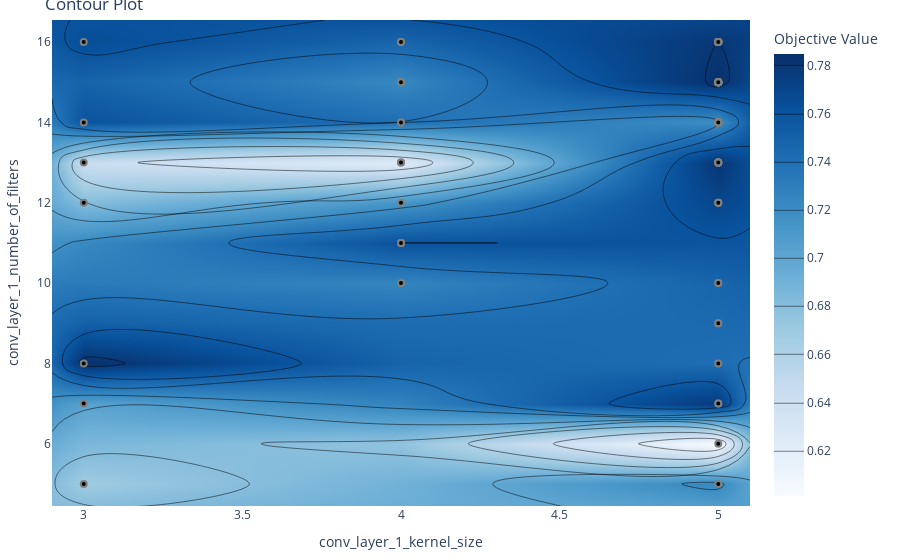

The code cell stored with this chart in its notebook:
### Code cell
fig = optuna.visualization.plot_contour(
    loaded_study,
    params=[
        # 'padding_global',
        # 'total_conv_layers',
        # 'conv_layer_0_number_of_filters',
        # 'conv_layer_0_kernel_size',
        # 'conv_layer_0_pool_size',
        # 'conv_layer_0_strides',
        'conv_layer_1_number_of_filters',
        'conv_layer_1_kernel_size',
        # 'conv_layer_1_pool_size',
        # 'conv_layer_1_strides',
        # 'conv_layer_2_number_of_filters',
        # 'conv_layer_2_kernel_size',
        # 'conv_layer_2_pool_size',
        # 'conv_layer_2_strides',
        # 'total_dense_layers',
        # 'dense_layer_0_dense_units',
        # 'dense_layer_1_dense_units',
    ],
)
fig.update_layout(
    margin=dict(l=20, r=20, t=20, b=20),
)

### Figure 1 — Plotly figure (JSON) as saved in the notebook; plotly's stock layout.template omitted (floating-point values rounded to 4 significant figures)
{"data": [{"autocontour": true, "colorbar": {"title": {"text": "Objective Value"}}, "colorscale": [[0, "rgb(247,251,255)"], [0.125, "rgb(222,235,247)"], [0.25, "rgb(198,219,239)"], [0.375, "rgb(158,202,225)"], [0.5, "rgb(107,174,214)"], [0.625, "rgb(66,146,198)"], [0.75, "rgb(33,113,181)"], [0.875, "rgb(8,81,156)"], [1, "rgb(8,48,107)"]], "connectgaps": true, "contours": {"coloring": "heatmap", "end": 0.78, "size": 0.02, "start": 0.62}, "hoverinfo": "none", "line": {"smoothing": 1.3}, "reversescale": false, "type": "contour", "x": [2.9, 3, 4, 5, 5.1], "y": [4.45, 5, 6, 7, 8, 9, 10, 11, 12, 13, 14, 15, 16, 16.55], "z": [[null, null, null, null, null], [null, 0.6687, null, 0.7239, null], [null, null, null, 0.6012, null], [null, 0.7031, null, 0.7777, null], [null, 0.7847, null, 0.7415, null], [null, null, null, 0.7439, null], [null, null, 0.7256, 0.7477, null], [null, null, 0.7605, null, null], [null, 0.6815, 0.7138, 0.7692, null], [null, 0.6432, 0.6243, 0.7812, null], [null, 0.7599, 0.7403, 0.7193, null], [null, null, 0.7234, 0.7844, null], [null, 0.7648, 0.7473, 0.7799, null], [null, null, null, null, null]]}, {"marker": {"color": "black", "line": {"color": "Grey", "width": 2}}, "mode": "markers", "showlegend": false, "type": "scatter", "x": [5, 3, 4, 5, 3, 3, 5, 4, 4, 5, 5, 5, 5, 5, 4, 4, 4, 4, 4, 3, 4, 4, 4, 4, 3, 4, 5, 4, 4, 5, 5, 5, 5, 5, 5, 5, 5, 5, 5, 5, 5, 5, 5, 5, 5, 5, 5, 5, 5, 5, 5, 5, 5, 5, 5, 5, 5, 5, 5, 5, 5, 5, 5, 5, 5, 3, 5, 5, 5, 5, 5, 5, 5, 5, 5, 5, 5, 5, 5, 5, 5, 5, 5, 5, 5, 5, 5, 5, 5, 5, 5, 5, 5, 5, 5, 5, 5, 5, 3, 5], "y": [15, 12, 15, 7, 5, 7, 10, 14, 13, 6, 9, 16, 8, 9, 11, 16, 12, 11, 16, 13, 10, 16, 15, 14, 14, 15, 12, 13, 11, 15, 15, 15, 16, 14, 16, 16, 15, 12, 14, 16, 13, 15, 5, 15, 14, 14, 15, 16, 13, 15, 15, 16, 14, 15, 16, 14, 14, 13, 14, 7, 12, 14, 16, 15, 13, 8, 14, 16, 15, 14, 16, 16, 15, 15, 15, 13, 14, 16, 15, 16, 16, 15, 16, 16, 14, 15, 15, 16, 15, 14, 16, 14, 14, 15, 14, 13, 15, 10, 16, 14]}], "layout": {"autosize": true, "margin": {"b": 20, "l": 20, "r": 20, "t": 20}, "title": {"text": "Contour Plot"}, "xaxis": {"range": [2.9, 5.1], "title": {"text": "conv_layer_1_kernel_size"}, "type": "linear"}, "yaxis": {"range": [4.45, 16.55], "title": {"text": "conv_layer_1_number_of_filters"}, "type": "linear"}}}
